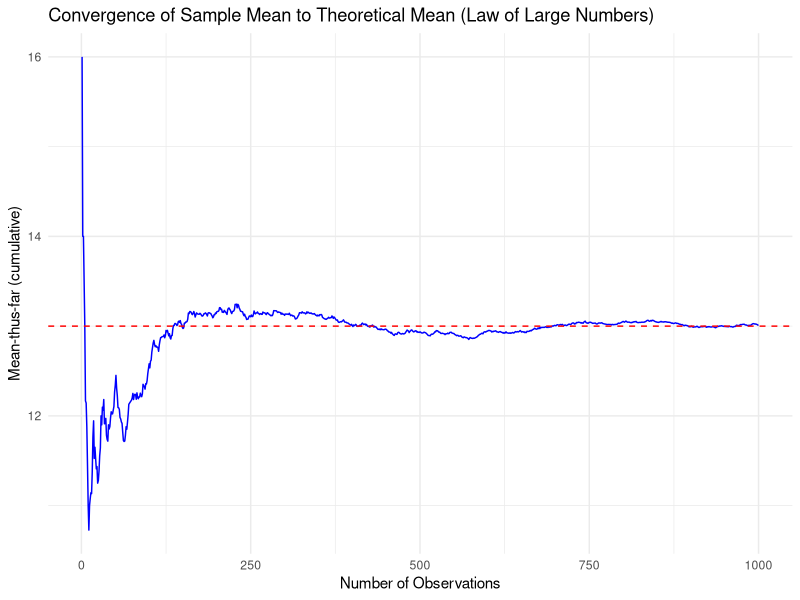
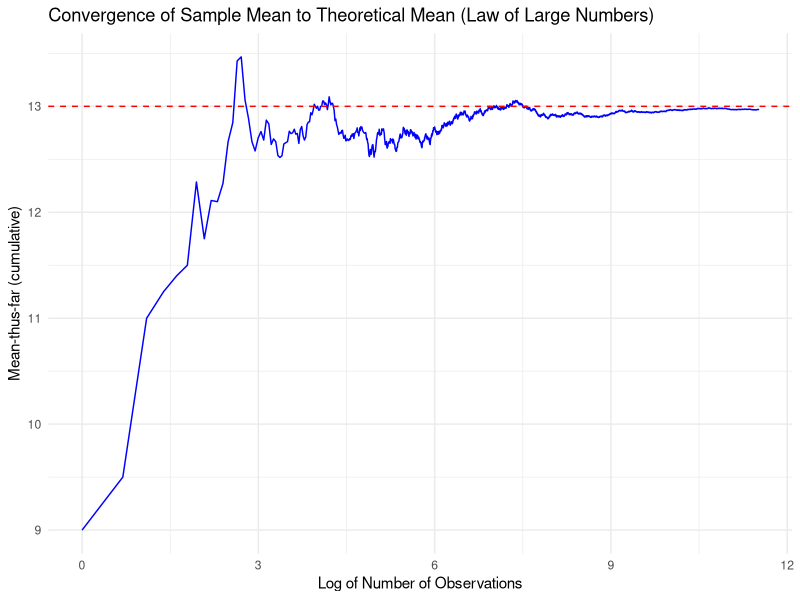
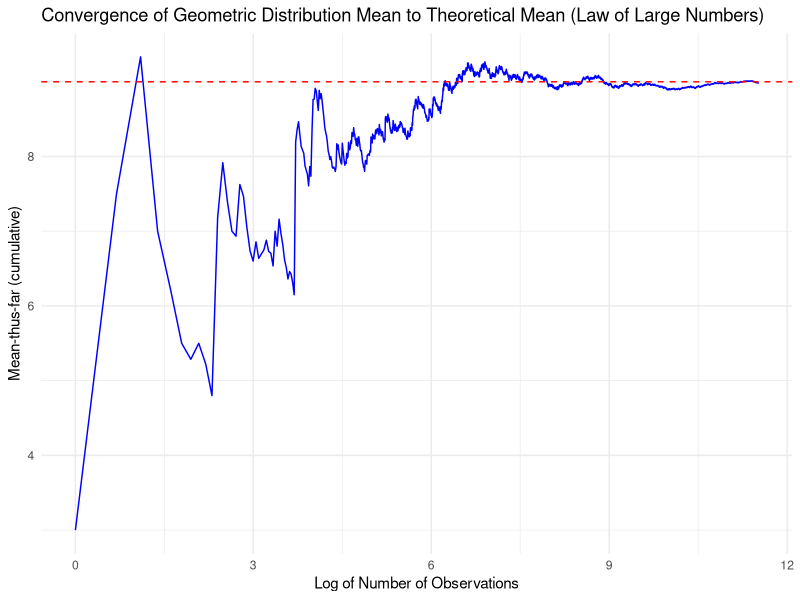
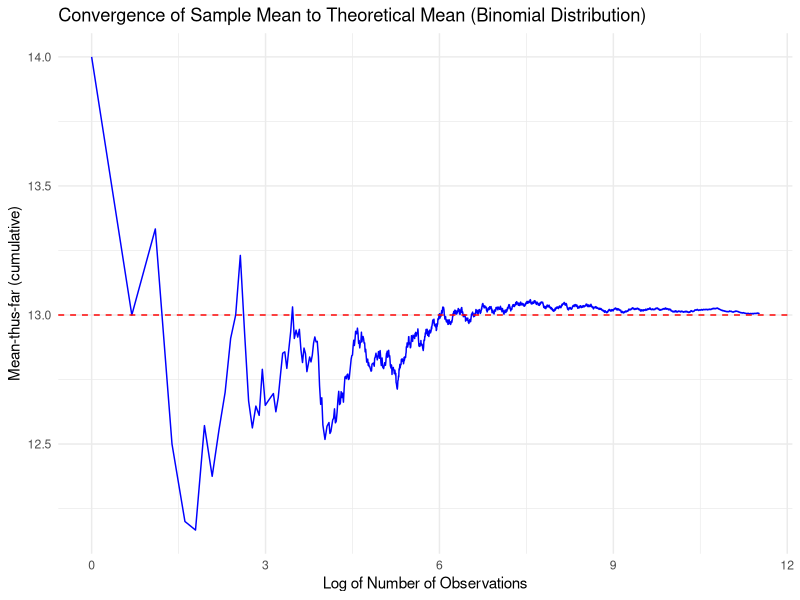
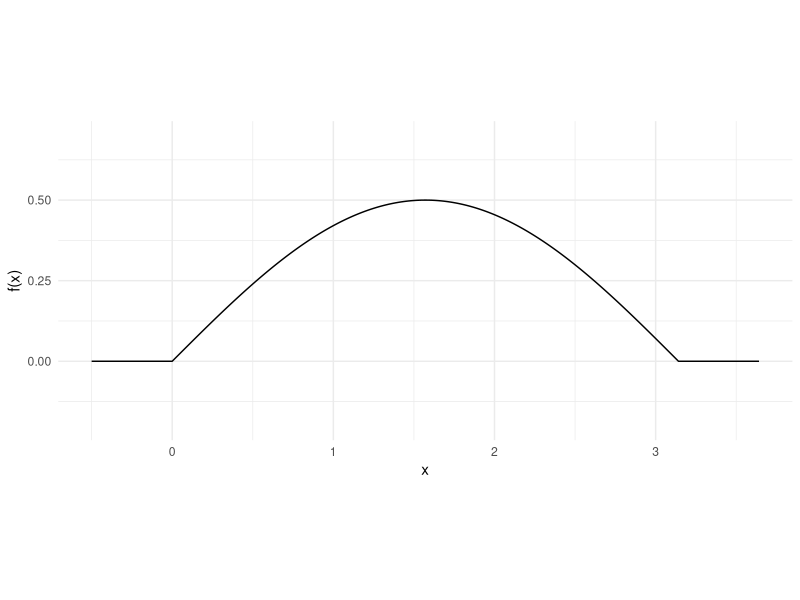

These charts were generated, in order, by the following R code:
## ---- chunk 1
knitr::opts_chunk$set(echo=T,eval=T,message=F,warning=F,fig.align='center')
library(tidyverse)
## ---- chunk 2
distance = function(x1, x2, y1, y2, z1, z2) {
  
  return(sqrt((x2-x1)^2 + (y2-y1)^2 + (z2-z1)^2))
}

## ---- chunk 3
lx = 5
ly = 10
lz = 20

NMC <- 10000;
results <- rep( 0, NMC );

for( i in 1:NMC) {
  
  x1 = runif(1, 0, lx)
  y1 = runif(1, 0, ly)
  z1 = runif(1, 0, lz)
  
  x2 = runif(1, 0, lx)
  y2 = runif(1, 0, ly)
  z2 = runif(1, 0, lz)
  
  results[i] <- distance(x1, x2, y1, y2, z1, z2);
}

sum( results )/NMC

## ---- chunk 4
triangle_area = function(x1, y1, x2, y2, x3, y3) {
  
  return(1/2 * abs(x1*(y2-y3) + x2*(y3-y1) + x3*(y1-y2)))
}
## ---- chunk 5
NMC <- 10000;
results <- rep( 0, NMC );

for( i in 1:NMC) {
  
  theta1 = runif(1, 0, 2*pi)
  theta2 = runif(1, 0, 2*pi)
  theta3 = runif(1, 0, 2*pi)
  
  x1 = cos(theta1)
  y1 = sin(theta1)
  x2 = cos(theta2)
  y2 = sin(theta2)
  x3 = cos(theta3)
  y3 = sin(theta3)
  
  results[i] <- triangle_area(x1, y1, x2, y2, x3, y3);
}

sum( results )/NMC
## ---- chunk 6
perimeter = function(x1, y1, x2, y2, x3, y3) {
  
  return(sqrt((x2-x1)^2 + (y2-y1)^2) + sqrt((x3-x2)^2 + (y3-y2)^2) + sqrt((x1-x3)^2 + (y1-y3)^2))
}

## ---- chunk 7
NMC <- 10000;
results <- rep( 0, NMC );

for( i in 1:NMC) {
  
  theta1 = runif(1, 0, 2*pi)
  theta2 = runif(1, 0, 2*pi)
  theta3 = runif(1, 0, 2*pi)
  
  x1 = cos(theta1)
  y1 = sin(theta1)
  x2 = cos(theta2)
  y2 = sin(theta2)
  x3 = cos(theta3)
  y3 = sin(theta3)
  
  results[i] <- perimeter(x1, y1, x2, y2, x3, y3);
}

sum( results )/NMC
## ---- chunk 8
random_standard_norm = function(x1, y1, x2, y2) {
  
  return(sqrt((x2-x1)^2 + (y2-y1)^2))
}
## ---- chunk 9
NMC <- 10000;
results <- rep( 0, NMC );

for( i in 1:NMC) {
  
  x1 = rnorm(1)
  y1 = rnorm(1)
  
  x2 = rnorm(1)
  y2 = rnorm(1)
  
  results[i] <- random_standard_norm(x1, y1, x2, y2);
}

sum( results )/NMC
## ---- chunk 10
len = 1000
index_col <- 1:len
poasson <- rpois(len, 13)
cumulative = cumsum(poasson) / index_col

df <- data.frame(Index = index_col, Poasson = poasson, Cumulative = cumulative)
print(df)
## ---- chunk 11
# Create the line plot
ggplot(df, aes(x = index_col, y = cumulative)) +
  geom_line(color = "blue") +                     # Plot xbar vs n in blue
  geom_hline(yintercept = 13, color = "red", linetype = "dashed") +  # Add a red dashed line at the theoretical mean (13)
  labs(title = "Convergence of Sample Mean to Theoretical Mean (Law of Large Numbers)",
       x = "Number of Observations",
       y = "Mean-thus-far (cumulative)") +
  theme_minimal()
## ---- chunk 12
len = 100000
index_col <- 1:len
poasson <- rpois(len, 13)
cumulative = cumsum(poasson) / index_col

df <- data.frame(Index = index_col, Poasson = poasson, Cumulative = cumulative)
#print(df)
## ---- chunk 13
# Create the line plot
ggplot(df, aes(x = log(index_col), y = cumulative)) +
  geom_line(color = "blue") +                     # Plot xbar vs n in blue
  geom_hline(yintercept = 13, color = "red", linetype = "dashed") +  # Add a red dashed line at the theoretical mean (13)
  labs(title = "Convergence of Sample Mean to Theoretical Mean (Law of Large Numbers)",
       x = "Log of Number of Observations",
       y = "Mean-thus-far (cumulative)") +
  theme_minimal()
## ---- chunk 14
# Set the new random variable parameters
len = 100000
p = 0.1  # Probability of success for Geometric distribution
expected_value = (1-p) / p  # Expected value for Geometric(p)

# Generate geometric random variables
index_col <- 1:len
geometric <- rgeom(len, p)
cumulative = cumsum(geometric) / index_col

# Create a data frame
df <- data.frame(Index = index_col, Geometric = geometric, Cumulative = cumulative)

# Plot the line plot with log-scale x-axis
ggplot(df, aes(x = log(index_col), y = cumulative)) +
  geom_line(color = "blue") +  # Plot cumulative mean
  geom_hline(yintercept = expected_value, color = "red", linetype = "dashed") +  # Add red line at the theoretical mean (10)
  labs(title = "Convergence of Geometric Distribution Mean to Theoretical Mean (Law of Large Numbers)",
       x = "Log of Number of Observations",
       y = "Mean-thus-far (cumulative)") +
  theme_minimal()

## ---- chunk 15
# Set parameters for Binomial random variable
len = 100000
n_trials = 20
p_success = 0.65
expected_value = n_trials * p_success  # E(X) = 13

# Generate 100,000 Binomial observations
index_col <- 1:len
binomial <- rbinom(len, n_trials, p_success)
cumulative = cumsum(binomial) / index_col

# Create the data frame
df <- data.frame(Index = index_col, Binomial = binomial, Cumulative = cumulative)

# Create the line plot
ggplot(df, aes(x = log(index_col), y = cumulative)) +
  geom_line(color = "blue") +                     # Plot xbar vs n in blue
  geom_hline(yintercept = expected_value, color = "red", linetype = "dashed") +  # Add a red dashed line at the expected mean (13)
  labs(title = "Convergence of Sample Mean to Theoretical Mean (Binomial Distribution)",
       x = "Log of Number of Observations",
       y = "Mean-thus-far (cumulative)") +
  theme_minimal()

## ---- chunk 16
# The scoring function is provided for you. 
# You can feed it a single width or a vector of widths
score <- function(width){
  scores <- rep(0, length(width))
  scores[width<=241] <- width[width<=241]/241*100 
  return(mean(scores))
}
## ---- chunk 17
# here we define a *vectorized* function to evaluate the density of X
pdf_x = function(x) {
  # ifelse is like a function version of an if statement.
  # We use it here to ensure that pdf_x can operate directly on vectors.
  return(ifelse(0<=x & x<=pi , .5*sin(x) , 0 ))
}

# showing the PDF in a plot
ggplot() + geom_function(fun=pdf_x, n=10001) + 
  coord_fixed(ratio=2) + theme_minimal() + 
  xlim(c(-.5,pi+.5)) + ylim(-.2,.7) + labs(x="x", y="f(x)")
## ---- chunk 18
# complete the function
rx = function(n) {
  # TODO: code goes here
}

# The histogram should look like the PDF we plotted above.
# Un-comment the following lines of code and check it looks correct

#hist(rx(1000), probability=TRUE)
#lines(x=seq(0,pi,.01), y=pdf_x(seq(0,pi,.01)), col='red')
